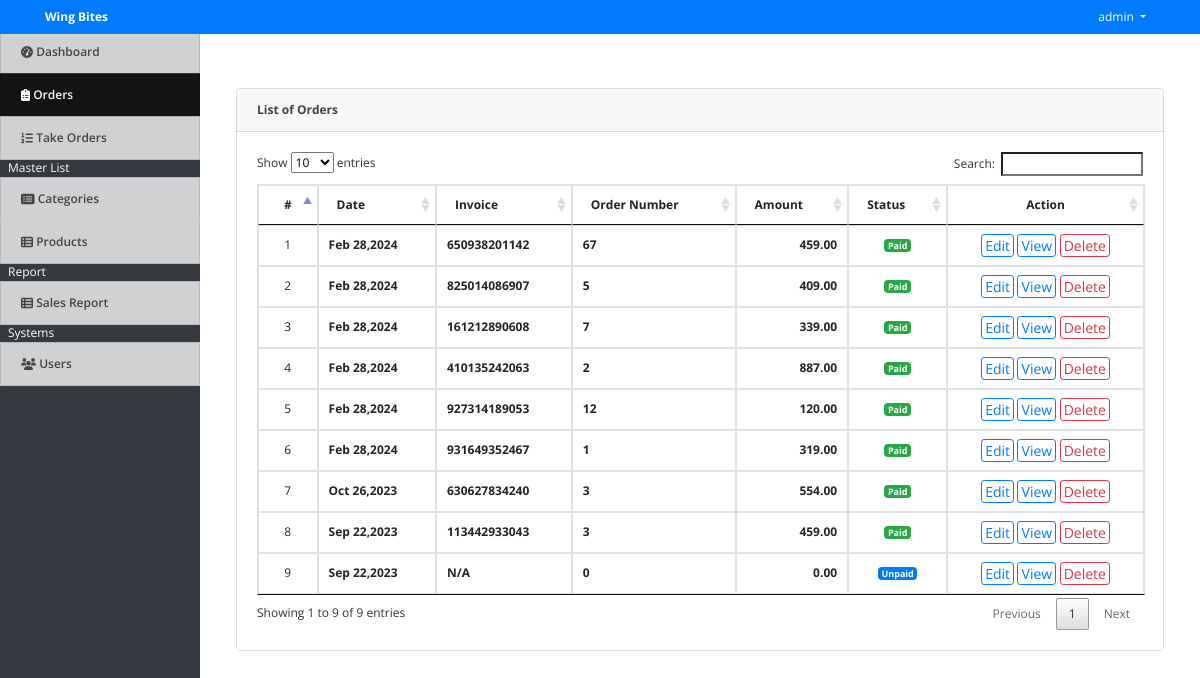
The page /index.php?page=orders (signed in) on the database its author committed.
### tables this page shows
CREATE TABLE `orders` (
  `id` int(11) NOT NULL,
  `ref_no` varchar(50) NOT NULL,
  `total_amount` float NOT NULL,
  `amount_tendered` float NOT NULL,
  `order_number` int(30) NOT NULL,
  `date_created` datetime NOT NULL DEFAULT current_timestamp()
);

### orders.php (the view, shortened to what this page needs)
<?php include('db_connect.php');?>
<div class="container-fluid">
	<div class="col-lg-12">
		<div class="row">
			<div class="col-md-12">
				<div class="card">
					<div class="card-header">
						<b>List of Orders </b>
					</div>
					<div class="card-body">
						<table class="table table-condensed table-bordered table-hover">
							<thead>
								<tr>
									<th class="text-center">#</th>
									<th class="">Date</th>
									<th class="">Invoice</th>
									<th class="">Order Number</th>
									<th class="">Amount</th>
									<th class="">Status</th>
									<th class="text-center">Action</th>
								</tr>
							</thead>
							<tbody>
								<?php
								$i = 1;
								$order = $conn->query("SELECT * FROM orders order by unix_timestamp(date_created) desc ");
								while($row=$order->fetch_assoc()):
								?>
								<tr>
									<td class="text-center"><?php echo $i++ ?></td>
									<td>
										<p> <b><?php echo date("M d,Y",strtotime($row['date_created'])) ?></b></p>
									</td>
									<td>
										<p> <b><?php echo $row['amount_tendered'] > 0 ? $row['ref_no'] : 'N/A' ?></b></p>
									</td>
									<td>
										<p> <b><?php echo $row['order_number'] ?></b></p>
									</td>
									<td>
										<p class="text-right"> <b><?php echo number_format($row['total_amount'],2) ?></b></p>
									</td>
									<td class="text-center">
										<?php if($row['amount_tendered'] > 0): ?>
											<span class="badge badge-success">Paid</span>
										<?php else: ?>
											<span class="badge badge-primary">Unpaid</span>
										<?php endif; ?>
									</td>
									<td class="text-center">
										<button class="btn btn-sm btn-outline-primary " type="button" onclick="location.href='billing/index.php?id=<?php echo $row['id'] ?>'" data-id="<?php echo $row['id'] ?>" >Edit</button>
										<button class="btn btn-sm btn-outline-primary view_order" type="button" data-id="<?php echo $row['id'] ?>">View</button>
										<button class="btn btn-sm btn-outline-danger delete_order" type="button" data-id="<?php echo $row['id'] ?>">Delete</button>
									</td>
								</tr>
								<?php endwhile; ?>
							</tbody>
						</table>
					</div>
				</div>
			</div>
		</div>
	</div>
</div>

### index.php (shortened to what this page needs)
<!DOCTYPE html>
<html lang="en">
<head>
<?php
 include('./header.php');
 ?>
</head>
<body>
	<?php include 'topbar.php' ?>
	<?php include 'navbar.php' ?>
  <main id="view-panel" >
      <?php $page = isset($_GET['page']) ? $_GET['page'] :'home'; ?>
  	<?php include $page.'.php' ?>
  </main>
</body>
</html>

### header.php (shortened to what this page needs)
  <link rel="stylesheet" href="assets/font-awesome/css/all.min.css">
<link href="assets/vendor/bootstrap/css/bootstrap.min.css" rel="stylesheet">
<link href="assets/vendor/icofont/icofont.min.css" rel="stylesheet">
<link href="assets/vendor/boxicons/css/boxicons.min.css" rel="stylesheet">
<link href="assets/vendor/venobox/venobox.css" rel="stylesheet">
<link href="assets/vendor/animate.css/animate.min.css" rel="stylesheet">
<link href="assets/vendor/remixicon/remixicon.css" rel="stylesheet">
<link href="assets/vendor/owl.carousel/assets/owl.carousel.min.css" rel="stylesheet">
<link href="assets/vendor/bootstrap-datepicker/css/bootstrap-datepicker.min.css" rel="stylesheet">
<link href="assets/DataTables/datatables.min.css" rel="stylesheet">
<link href="assets/css/jquery.datetimepicker.min.css" rel="stylesheet">
<link href="assets/css/select2.min.css" rel="stylesheet">
<link href="assets/css/style.css" rel="stylesheet">
<link type="text/css" rel="stylesheet" href="assets/css/jquery-te-1.4.0.css">

### topbar.php (shortened to what this page needs)
<nav class="navbar navbar-light fixed-top bg-primary" style="padding:0">
  <div class="container-fluid mt-2 mb-2">
  	<div class="col-lg-12">
      <div class="col-md-4 float-left text-white">
        <large><b>Wing Bites</b></large>
      </div>
	  	<div class="float-right">
        <div class=" dropdown mr-4">
            <a href="#" class="text-white dropdown-toggle"  id="account_settings" data-toggle="dropdown" aria-haspopup="true" aria-expanded="false"><?php echo $_SESSION['login_name'] ?> </a>
        </div>
      </div>
  </div>
</nav>

### navbar.php (shortened to what this page needs)
<nav id="sidebar" class='mx-lt-5 bg-dark' >
		<div class="sidebar-list">
				<a href="index.php?page=home" class="nav-item nav-home"><span class='icon-field'><i class="fa fa-tachometer-alt "></i></span> Dashboard</a>
				<a href="index.php?page=orders" class="nav-item nav-orders"><span class='icon-field'><i class="fa fa-clipboard-list "></i></span> Orders</a>
				<a href="billing/index.php" class="nav-item nav-takeorders"><span class='icon-field'><i class="fa fa-list-ol "></i></span> Take Orders</a>
				<?php if($_SESSION['login_type'] == 1): ?>
				<div class="mx-2 text-white">Master List</div>
				<a href="index.php?page=categories" class="nav-item nav-categories"><span class='icon-field'><i class="fa fa-list-alt "></i></span> Categories</a>
				<a href="index.php?page=products" class="nav-item nav-products"><span class='icon-field'><i class="fa fa-th-list "></i></span> Products</a>
				<?php endif; ?>
				<div class="mx-2 text-white">Report</div>
				<a href="index.php?page=sales_report" class="nav-item nav-sales_report"><span class='icon-field'><i class="fa fa-th-list"></i></span> Sales Report</a>
				<?php if($_SESSION['login_type'] == 1): ?>
				<div class="mx-2 text-white">Systems</div>
				<a href="index.php?page=users" class="nav-item nav-users"><span class='icon-field'><i class="fa fa-users "></i></span> Users</a>
			<?php endif; ?>
		</div>
</nav>

### assets/css/style.css (style rules this page uses)
body { font-family: "Open Sans", sans-serif; color: #444444; width: 100%; height: calc(100%); font-size: 12px; }
a { color: #1977cc; }
nav#sidebar { height: calc(100%); position: fixed; z-index: 99; left: 0; width: 200px; font-size: 12px; top: 2.5em; }
a.nav-item { position: relative; display: block; padding: .75rem 1.25rem; margin-bottom: -1px; border: 1px solid rgba(0,0,0,.125); background-color: #ffffffc4; color: #484343; font-weight: 600; }
a.nav-item:hover, .nav-item.active { background-color: #000000ad; color: #fffafa; }
main#view-panel { margin-left: 200px; width:calc(100% - 200px); margin-top: 2.8em; padding: .5em }
.btn-sm { padding: .0001rem .2rem; }

### index.php (style rules this page uses)
body { background-image: url('pic/wb1.jpg'); background-repeat: no-repeat; background-attachment: fixed; background-size: 100% 100%; }

### orders.php (style rules this page uses)
td { vertical-align: middle !important; }
td p { margin: unset }

### rows shown on the page
orders: date_created "Feb 28,2024", ref_no "650938201142", order_number "67", total_amount "459.00", amount_tendered "Paid"
orders: date_created "Feb 28,2024", ref_no "825014086907", order_number "5", total_amount "409.00", amount_tendered "Paid"
orders: date_created "Feb 28,2024", ref_no "161212890608", order_number "7", total_amount "339.00", amount_tendered "Paid"
orders: date_created "Feb 28,2024", ref_no "410135242063", order_number "2", total_amount "887.00", amount_tendered "Paid"
orders: date_created "Feb 28,2024", ref_no "927314189053", order_number "12", total_amount "120.00", amount_tendered "Paid"
orders: date_created "Feb 28,2024", ref_no "931649352467", order_number "1", total_amount "319.00", amount_tendered "Paid"
orders: date_created "Oct 26,2023", ref_no "630627834240", order_number "3", total_amount "554.00", amount_tendered "Paid"
orders: date_created "Sep 22,2023", ref_no "113442933043", order_number "3", total_amount "459.00", amount_tendered "Paid"
orders: date_created "Sep 22,2023", amount_tendered "N/A", order_number "0", total_amount "0.00"

### other values the page prints
$_SESSION['login_name'] "admin"
